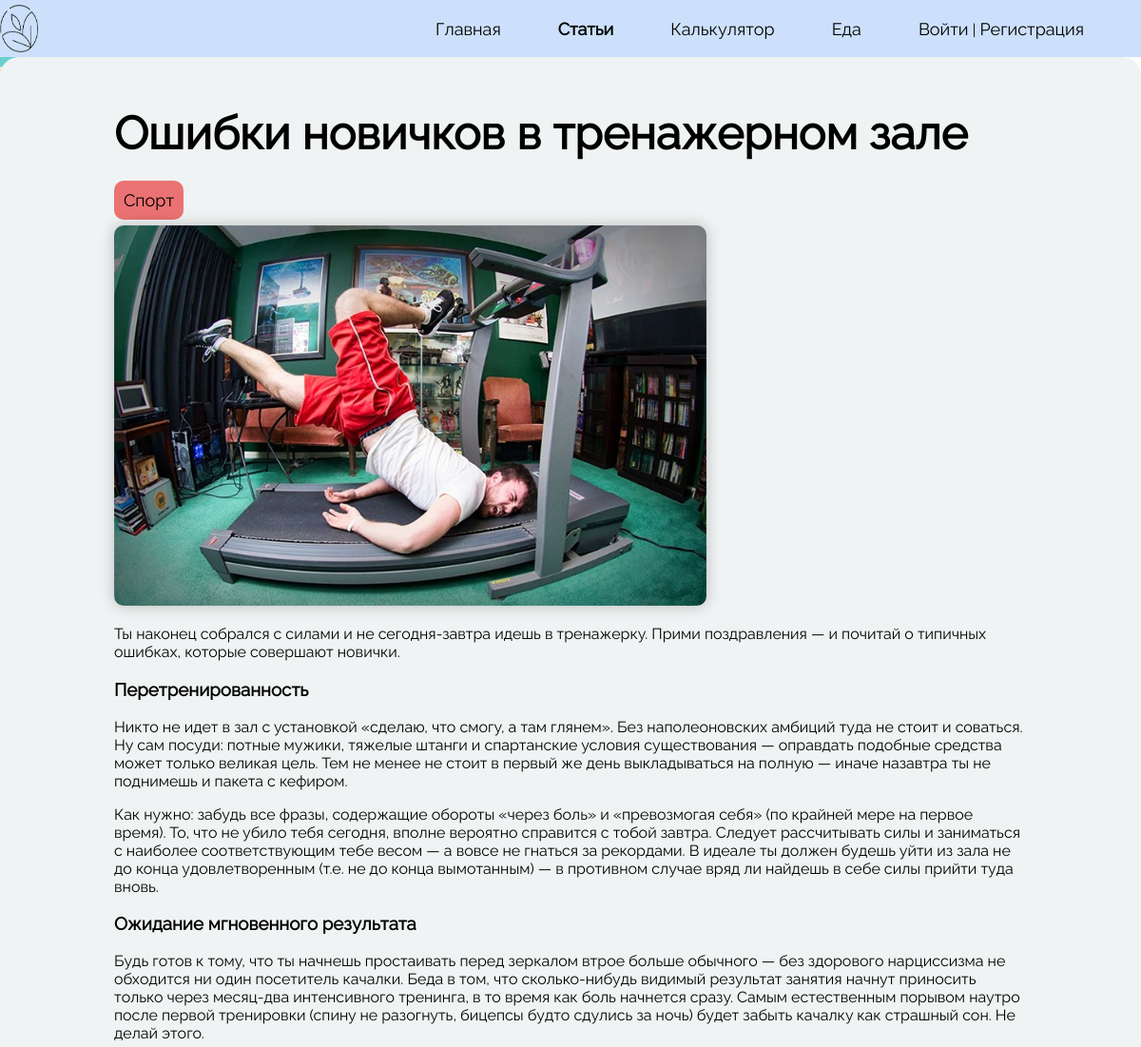
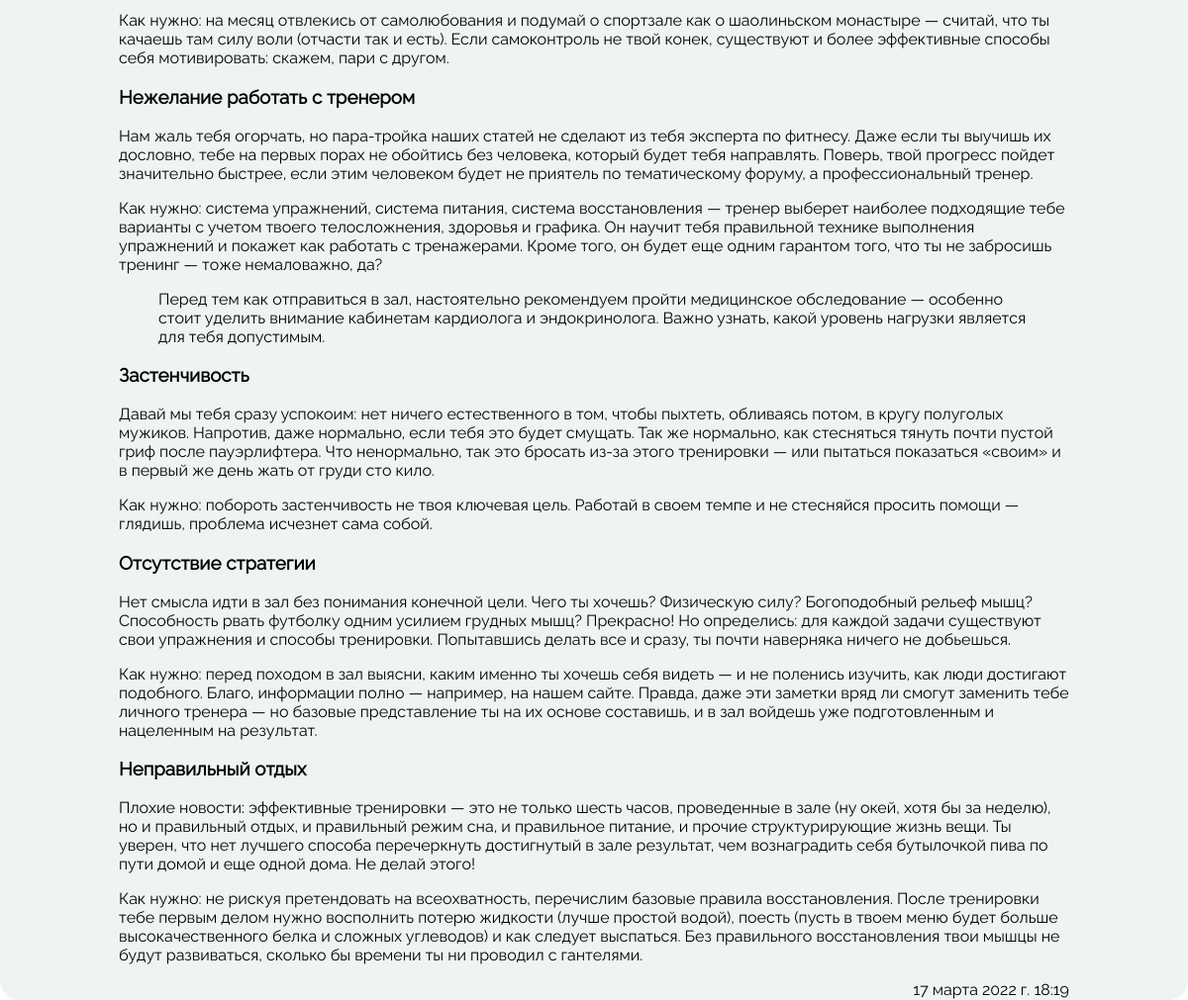
/articles/oshibki-novichkov-v-trenazhernom-zale, run on an earlier commit of the app's database (2 pictures, top to bottom).
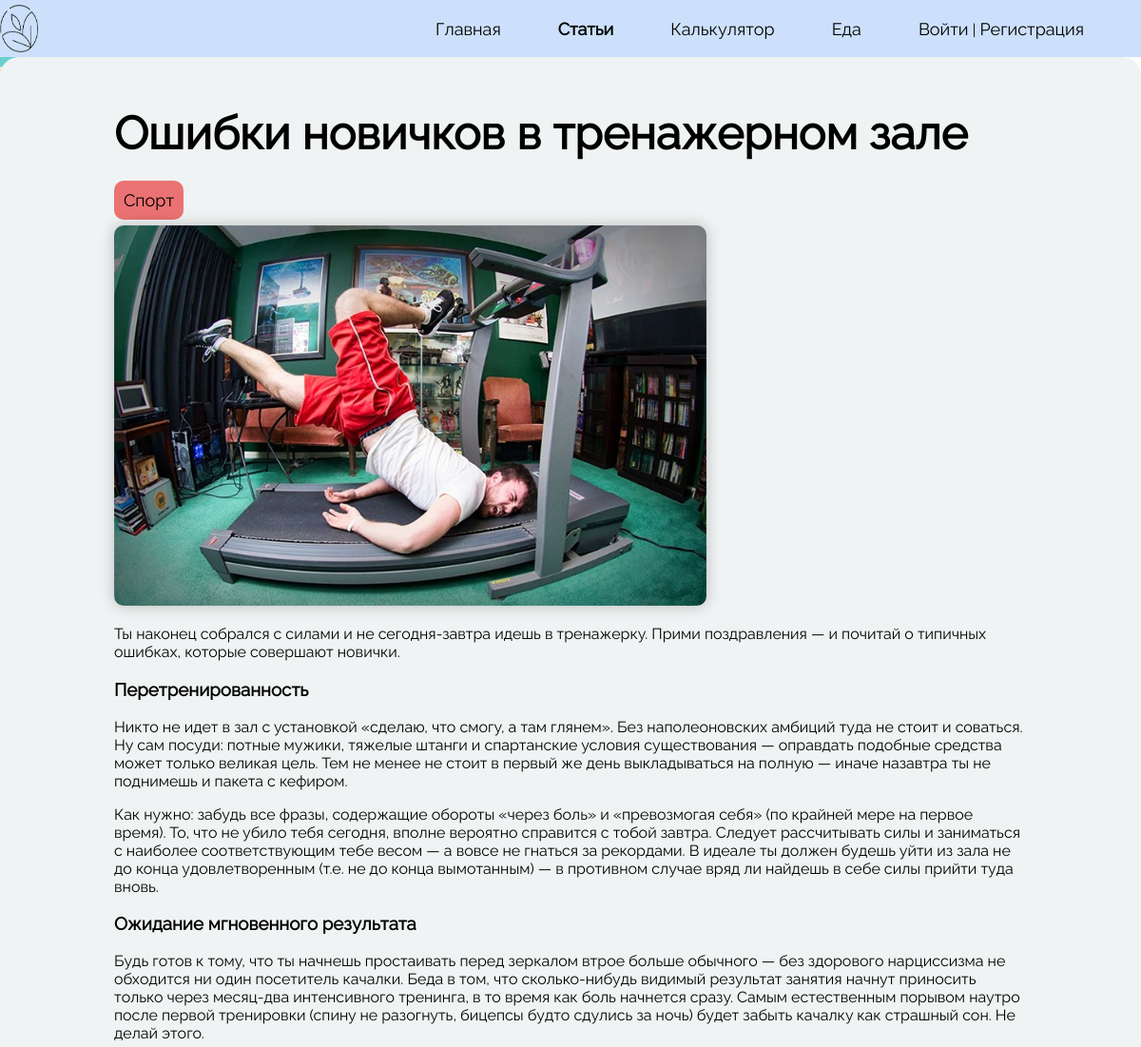
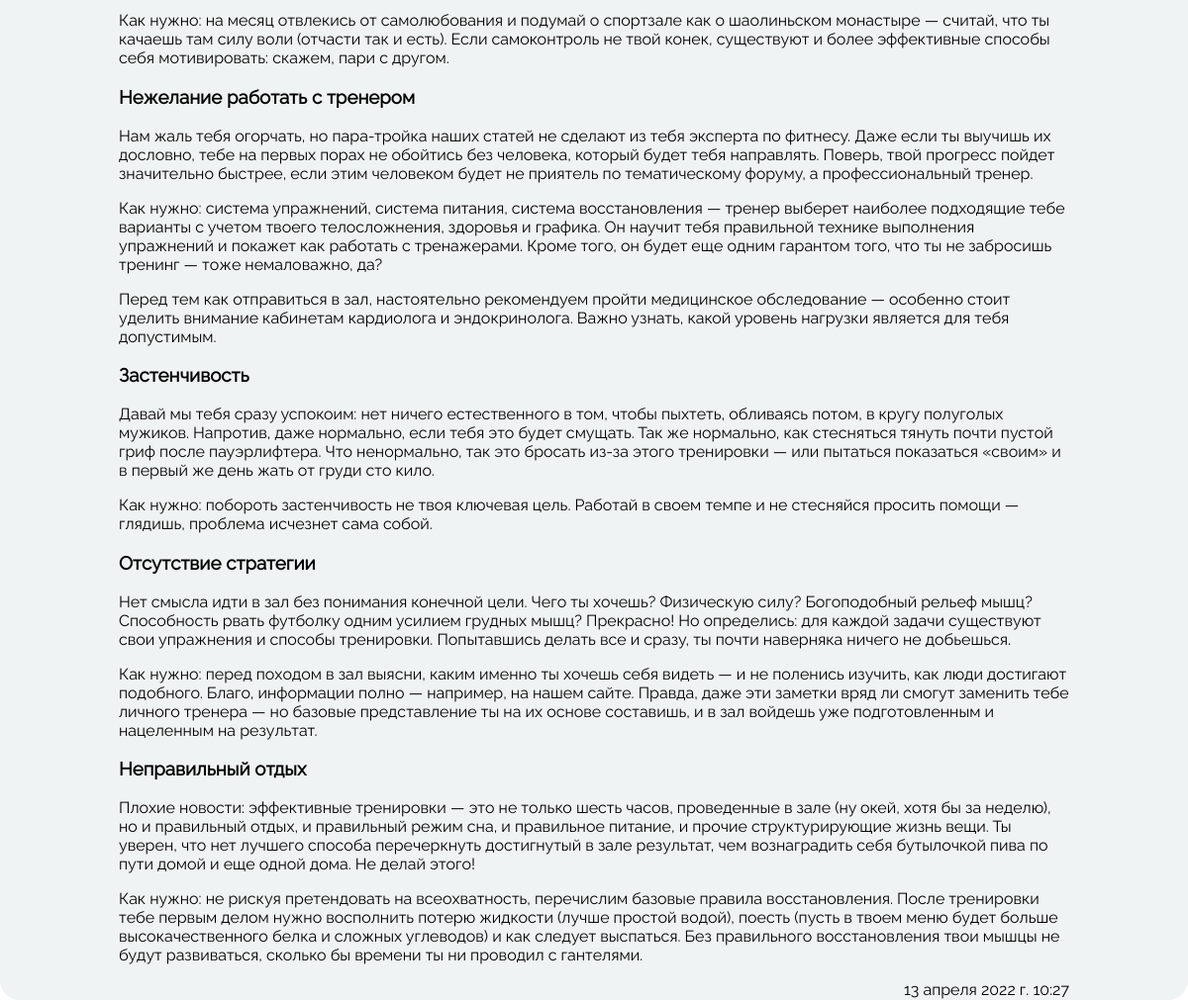
And on a later commit of the database (2 pictures, top to bottom).
### articles/models.py (models this page shows, shortened)
class Article(models.Model):
    title = models.CharField(max_length=255)
    slag = models.SlugField(max_length=255, unique=True, db_index=True, verbose_name="URL")
    content = models.TextField(blank=True)
    photo = models.ImageField(upload_to="photos/%Y/%m/%d")
    time_create = models.DateTimeField(auto_now_add=True)
    time_update = models.DateTimeField(auto_now=True)
    is_published = models.BooleanField(default=True)
    category = models.ForeignKey(Category, on_delete=models.PROTECT)
    class Meta:
        verbose_name = 'Статьи'
        verbose_name_plural = 'Статьи'

class Category(models.Model):
    name = models.CharField(max_length=100)
    slag = models.SlugField(max_length=255, unique=True, db_index=True, verbose_name="URL")
    def __str__(self):
        return self.name
    class Meta:
        verbose_name = 'Категории'
        verbose_name_plural = 'Категории'

### articles/views.py (the view)
# urls.py: path('articles/<slug:art_slug>', views.showCertainArticle, name='certainArticle'),
def showCertainArticle(request, art_slug):
    article = get_object_or_404(Article, slag=art_slug)
    return render(request, 'articles/certain_article.html', {'article': article})

### articles/templates/articles/certain_article.html (shortened to what this page needs)
{% load static %}
<!DOCTYPE html>
<html lang="ru">
<head>
    <link href="{% static 'articles/css/style_certain_article.css' %}" rel="stylesheet">
</head>
<body style="background-image: url('{% static 'articles/img/pattern_article.jpg' %}'); background-size: auto;">
    <header>
        <div class = container>
            <div class="head">
                <a href="{% url 'home' %}"><img src="{% static 'main/img/iconLogo.png' %}" alt="" class="logo"></a>
                <nav class="navigation">
                    <ul class="menu">
                        <li class="text">
                            <a href="{% url 'home' %}" >Главная</a>
                        </li>
                        <li class="text">
                            <a href="{% url 'articles' %}" style="font-weight: bold">Статьи</a>
                        </li>
                        <li class="text">
                            <a href="{% url 'calculator' %}">Калькулятор</a>
                        </li>
                        <li class="text">
                            <a href="{% url 'product_selection' %}">Еда</a>
                        </li>
                        {% if request.user.is_authenticated %}
                            <li class="text">
                                <a href="{% url 'personalArea' %}">{{ user.username }} | Личный кабинет</a>
                            </li>
                        {% else %}
                            <li class="text">
                                <a href="{% url 'login' %}">Войти</a> | <a href="{% url 'registration_field' %}">Регистрация</a>
                            </li>
                        {% endif %}
                    </ul>
                </nav>
            </div>
        </div>
    </header>
<div id="wrapper">
    <div class="rectangle">
        <div class="titleOfArticle">
            <h1>{{ article.title }}</h1>
        </div>
        {% if article.category_id == 2 %}
            <a class="Category" style="background-color: #EB7272">{{ article.category }}</a>
        {% endif %}
        {% if article.photo %}
            <p><img class="photoOfArticle" src="{{ article.photo.url }}"></p>
        {% endif %}
        <div class="contentOfArticle">
            {% autoescape off %}
            {{ article.content }}
            {% endautoescape %}
        </div>
        <div class="timeOfArticle">
            {{ article.time_update }}
        </div>
    </div>
</div>
</body>
</html>

What changed in the data, as far as the page shows it:
changed Article "Ошибки новичков в тренажерном зале": time_update "17 марта 2022 г. 18:19" → "13 апреля 2022 г. 10:27"
